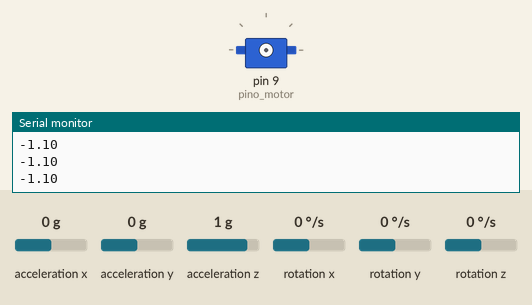
A sketch run on a simulated Arduino Uno, built with avr-gcc and run on an emulated ATmega328P. Parts: servo, the last lines printed to the serial monitor. Wiring (inferred from the names in the program): MPU-6050 motion sensor at I2C address 0x68. The inputs (shaded band) are chosen by the test bench; at power-on: acceleration z 1 g, acceleration x 0 g, acceleration y 0 g, rotation x 0 °/s, rotation y 0 °/s, rotation z 0 °/s.

Above: at 0.1 s.
At 6.1 s:
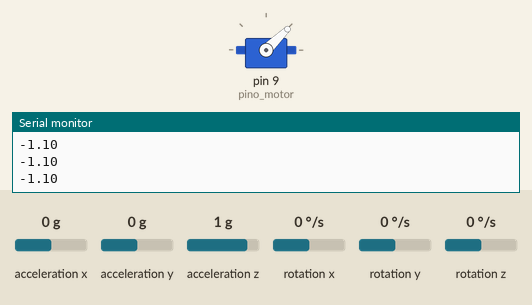
At 19.1 s:
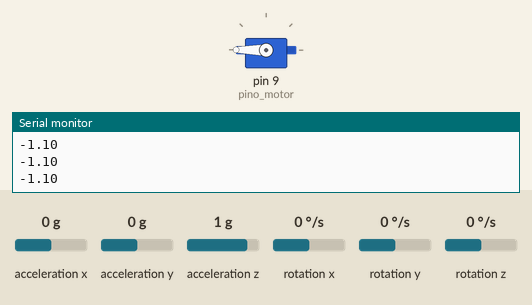
19.2 s: acceleration z set to 0 g
Timing chart, 0 to 22.2 s (numbered marks = the images above; inputs shaded):
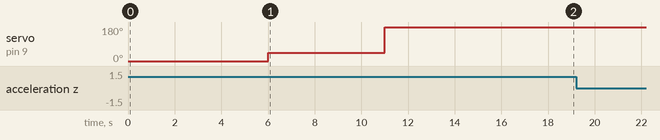

The sketch:

pid_rtos.ino
```cpp
///////////////////////////////////////////////////////////////////////////////////////
//THIS IS A DEMO SOFTWARE JUST FOR EXPERIMENT PURPOER IN A NONCOMERTIAL ACTIVITY
//Version: 1.0 (AUG, 2016)

//Gyro - Arduino UNO R3
//VCC  -  5V
//GND  -  GND
//SDA  -  A4
//SCL  -  A5
//INT - port-2

#include <Arduino_FreeRTOS.h>
#include <Wire.h>
#include <Servo.h>
#include <PID_v1.h>

//#define DEBUG 1
#define IDENTIFY 1

void TaskOrientationControl(void *pvParameters);
void TaskReadWriteData(void *pvParameters);


///////////////////////////////////////////////////////////////////////////////////////////////////////////
///////////////////////////////////////////// GLOBAL VARIABLES ////////////////////////////////////////////
///////////////////////////////////////////////////////////////////////////////////////////////////////////
// orientation ******************************************************
int offset_samples = 1000;
int gyro_x, gyro_y, gyro_z;
long gyro_x_cal, gyro_y_cal, gyro_z_cal;
boolean set_gyro_angles;
long acc_x, acc_y, acc_z, acc_total_vector;
float angle_roll_acc, angle_pitch_acc;
float angle_pitch, angle_roll;
float angle_pitch_output, angle_roll_output;
int temp;


// motor ************************************************************
Servo ServoMotor;
int pino_motor = 9;
int pwm;
const int pwm_max = 70;
const int pwm_min = 50;
int pwm_limits_id[2];

// parameter identification
int count = 0;

// pid controller ****************************************************
double Setpoint, Input, Output;
double Kp = 0.0, Ki = 0.02, Kd = 0.01; //posição 1
double Offset = 57; //implementar mudança dinamica do offset
PID myPID(&Input, &Output, &Setpoint, Kp, Ki, Kd, REVERSE);

// identification
const int data_len = 200;
char data_in[data_len];

// timer
unsigned long loop_timer;

///////////////////////////////////////////////////////////////////////////////////////////////////////////
////////////////////////////////////////////////// SETUP //////////////////////////////////////////////////
///////////////////////////////////////////////////////////////////////////////////////////////////////////
void setup() {
  xTaskCreate(
      TaskOrientationControl
      ,  (const portCHAR *) "Orientation & Control"
      ,  128 // This stack size can be checked & adjusted by reading Highwater
      ,  NULL
      ,  2  // priority
      ,  NULL );


  #ifdef IDENTIFY
  xTaskCreate(
      TaskReadWriteData
      ,  (const portCHAR *) "Reads and Writes Data"
      ,  128 // This stack size can be checked & adjusted by reading Highwater
      ,  NULL
      ,  1  // priority
      ,  NULL );

  #endif

  Serial.begin(115200);
  //while (!Serial)
#ifdef DEBUG
  Serial.println("Setting MPU registers");
#endif
  Wire.begin();                                                        //Start I2C as master
  setup_mpu_6050_registers();                                          //Setup the registers of the MPU-6050

  // calculates mpu offset
#ifdef DEBUG
  Serial.println("Calculating MPU offset");
#endif
  for (int cal_int = 0; cal_int < offset_samples ; cal_int ++) {       //Read the raw acc and gyro data from the MPU-6050 for 1000 times
    read_mpu_6050_data();
    gyro_x_cal += gyro_x;                                              //Add the gyro x offset to the gyro_x_cal variable
    gyro_y_cal += gyro_y;                                              //Add the gyro y offset to the gyro_y_cal variable
    gyro_z_cal += gyro_z;                                              //Add the gyro z offset to the gyro_z_cal variable
    delay(3);                                                          //Delay 3us to have 250Hz for-loop
  }
  gyro_x_cal /= offset_samples;
  gyro_y_cal /= offset_samples;
  gyro_z_cal /= offset_samples;
  delay(1000); // conferir

#ifdef DEBUG
  Serial.println("Setting Motor");
#endif
  ServoMotor.attach(pino_motor);
  ServoMotor.write(1000); // não lembro o por que
  delay(5000);
  pwm = 50;

  //PID
  Setpoint = 0;
  myPID.SetMode(AUTOMATIC);
  myPID.SetOutputLimits(-100, 100);

#ifdef DEBUG
  Serial.println("Go!");
#endif
#ifdef IDENTIFY
  Serial.println("Ready");
  while(count < 2){
    if(Serial.available()>0){
      pwm_limits_id[count] = (int)Serial.read();
      Serial.println(pwm_limits_id[count]);
      count++;
    }
  }
  count = 0;
  // check if limits received are within the limits allowed
  if(pwm_limits_id[0] > pwm_max) pwm_limits_id[0] = pwm_max;
  if(pwm_limits_id[1] < pwm_min) pwm_limits_id[1] = pwm_min;

  while(count <  data_len){
    if(Serial.available()>0){
      data_in[count] = Serial.read();
      Serial.println(data_in[count]);
      count++;
    }
  }
  count = 0;
  Serial.println("Done");
#endif
delay(1000);

}
void loop() {

}


///////////////////////////////////////////////////////////////////////////////////////////////////////////
////////////////////////////////////////////////// TASKS //////////////////////////////////////////////////
///////////////////////////////////////////////////////////////////////////////////////////////////////////

void TaskOrientationControl(void *pvParameters){
  #ifdef DEBUG
    Serial.println("task orientation started");
  #endif
  TickType_t xLastWakeTime;
  const int task_freq = 2;
  const float sens_fact = 65.5;
  const float integ_fact = (float)portTICK_PERIOD_MS / 1000 * task_freq / sens_fact;
  const float integ_fact_rad = integ_fact * 3.141592 / 180;
  const TickType_t xFrequency = task_freq;

  // Initialise the xLastWakeTime variable with the current time.
  xLastWakeTime = xTaskGetTickCount();

  while(true){
    // Wait for the next cycle.
    vTaskDelayUntil( &xLastWakeTime, xFrequency );

    read_mpu_6050_data();
    //Subtract the offset values from the raw gyro values
    gyro_x -= gyro_x_cal;
    gyro_y -= gyro_y_cal;
    gyro_z -= gyro_z_cal;

    //Gyro angle calculations
    angle_pitch += gyro_x * integ_fact;                                   //Calculate the traveled pitch angle and add this to the angle_pitch variable
    angle_roll += gyro_y * integ_fact;                                    //Calculate the traveled roll angle and add this to the angle_roll variable
    angle_pitch += angle_roll * sin(gyro_z * integ_fact_rad);               //If the IMU has yawed transfer the roll angle to the pitch angel
    angle_roll -= angle_pitch * sin(gyro_z * integ_fact_rad);               //If the IMU has yawed transfer the pitch angle to the roll angel

    //Accelerometer angle calculations
    acc_total_vector = sqrt((acc_x * acc_x) + (acc_y * acc_y) + (acc_z * acc_z)); //Calculate the total accelerometer vector
    //57.296 = 1 / (3.142 / 180) The Arduino asin function is in radians
    angle_pitch_acc = asin((float)acc_y / acc_total_vector) * 57.296;    //Calculate the pitch angle
    angle_roll_acc = asin((float)acc_x / acc_total_vector) * -57.296;    //Calculate the roll angle

    //Calibrar automaticamente
    angle_pitch_acc -= 1.1;                                              //Accelerometer calibration value for pitch
    angle_roll_acc -= -2.73;                                               //Accelerometer calibration value for roll

    if (set_gyro_angles) {                                               //If the IMU is already started
      angle_pitch = angle_pitch * 0.998 + angle_pitch_acc * 0.002;     //Correct the drift of the gyro pitch angle with the accelerometer pitch angle
      angle_roll = angle_roll * 0.998 + angle_roll_acc * 0.002;        //Correct the drift of the gyro roll angle with the accelerometer roll angle
    }
    else {                                                               //At first start
      angle_pitch = angle_pitch_acc;                                     //Set the gyro pitch angle equal to the accelerometer pitch angle
      angle_roll = angle_roll_acc;                                       //Set the gyro roll angle equal to the accelerometer roll angle
      set_gyro_angles = true;                                            //Set the IMU started flag
    }

    //To dampen the pitch and roll angles a complementary filter is used
    //Filtro causando atraso muito grande
    //angle_pitch_output = angle_pitch_output * 0.9 + angle_pitch * 0.1;   //Take 90% of the output pitch value and add 10% of the raw pitch value
    //angle_roll_output = angle_roll_output * 0.9 + angle_roll * 0.1;      //Take 90% of the output roll value and add 10% of the raw roll value

    #ifdef DEBUG
      Serial.println(angle_pitch);
    #endif

    #ifdef IDENTIFY
      if(count < data_len){
        //Serial.println(((int)data_in[count]-'0') * (pwm_max - pwm_min) + pwm_min);
        Serial.println(angle_pitch);
        ServoMotor.write(((int)data_in[count]-'0') * (pwm_limits_id[0] - pwm_limits_id[1]) + pwm_limits_id[1]);
        count++;
      }
    #else
      Input = angle_pitch;
      myPID.Compute();

      //PID1
      //Serial.println(Output);
      //Serial.println(Output);
      pwm = Offset + (int)Output;
      if (pwm < pwm_min) {
        pwm = pwm_min;
        ServoMotor.write(pwm);
      } else if (pwm > pwm_max) {
        pwm = pwm_max;
        ServoMotor.write(pwm_max);
      } else {
        ServoMotor.write(pwm);
      }
    #endif


    /*
        if(count<1500){
        ServoMotor.write(pwm);
        count++;
        }else{
        Serial.print(pwm);
        Serial.print(' ');
        Serial.println(angle_pitch);
        if(pwm > 100) inc = -1;
        pwm += inc;
        count = 0;
        }
    */
  }
}

void TaskReadWriteData(void *pvParameters){
  #ifdef DEBUG
    Serial.println("task read write started");
  #endif
  TickType_t xLastWakeTime;
  const int task_freq = 2;
  const TickType_t xFrequency = task_freq;

  // Initialise the xLastWakeTime variable with the current time.
  xLastWakeTime = xTaskGetTickCount();

  while(true){
    // Wait for the next cycle.
    delay(5);
    vTaskDelayUntil( &xLastWakeTime, xFrequency );
  }
}

///////////////////////////////////////////////////////////////////////////////////////////////////////////
/////////////////////////////////////////////////// IMU ///////////////////////////////////////////////////
///////////////////////////////////////////////////////////////////////////////////////////////////////////

void setup_mpu_6050_registers() {
  //Activate the MPU-6050
  Wire.beginTransmission(0x68);                                        //Start communicating with the MPU-6050
  Wire.write(0x6B);                                                    //Send the requested starting register
  Wire.write(0x00);                                                    //Set the requested starting register
  Wire.endTransmission();
  //Configure the accelerometer (+/-8g)
  Wire.beginTransmission(0x68);                                        //Start communicating with the MPU-6050
  Wire.write(0x1C);                                                    //Send the requested starting register
  Wire.write(0x10);                                                    //Set the requested starting register
  Wire.endTransmission();
  //Configure the gyro (500dps full scale)
  Wire.beginTransmission(0x68);                                        //Start communicating with the MPU-6050
  Wire.write(0x1B);                                                    //Send the requested starting register
  Wire.write(0x08);                                                    //Set the requested starting register
  Wire.endTransmission();
}


void read_mpu_6050_data() {                                            //Subroutine for reading the raw gyro and accelerometer data
  Wire.beginTransmission(0x68);                                        //Start communicating with the MPU-6050
  Wire.write(0x3B);                                                    //Send the requested starting register
  Wire.endTransmission();                                              //End the transmission
  Wire.requestFrom(0x68, 14);                                          //Request 14 bytes from the MPU-6050
  while (Wire.available() < 14);                                       //Wait until all the bytes are received
  acc_x = Wire.read() << 8 | Wire.read();
  acc_y = Wire.read() << 8 | Wire.read();
  acc_z = Wire.read() << 8 | Wire.read();
  temp = Wire.read() << 8 | Wire.read();
  gyro_x = Wire.read() << 8 | Wire.read();
  gyro_y = Wire.read() << 8 | Wire.read();
  gyro_z = Wire.read() << 8 | Wire.read();
}
```
